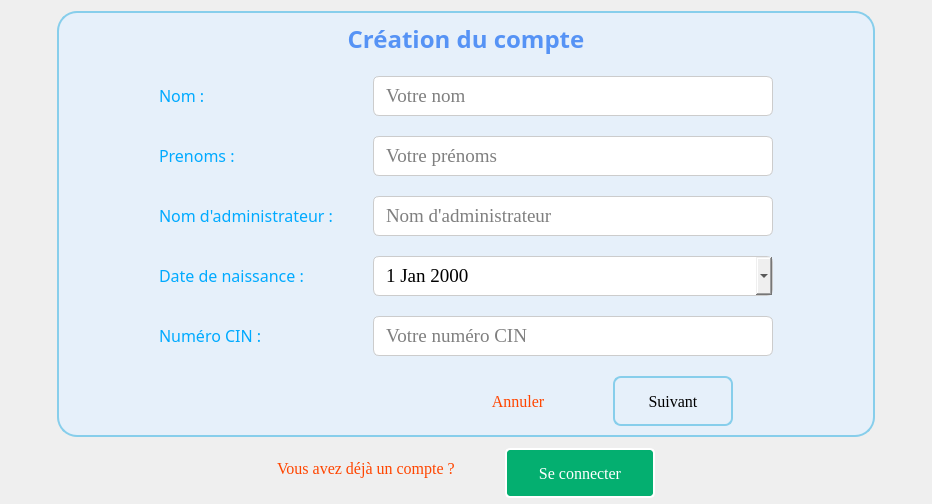
          <widget class="QWidget" name="page_2">
           <layout class="QGridLayout" name="gridLayout">
            <item row="1" column="1">
             <widget class="QFrame" name="frame_3">
              <property name="sizePolicy">
               <sizepolicy hsizetype="Expanding" vsizetype="Expanding">
                <horstretch>0</horstretch>
                <verstretch>0</verstretch>
               </sizepolicy>
              </property>
              <property name="styleSheet">
               <string notr="true">QFrame {
border : 2px solid skyblue;
background-color : #E6F0FA;
border-radius : 20px;
padding-left : 50px;
padding-right : 50px;
}</string>
              </property>
              <property name="frameShape">
               <enum>QFrame::Shape::StyledPanel</enum>
              </property>
              <property name="frameShadow">
               <enum>QFrame::Shadow::Raised</enum>
              </property>
              <layout class="QGridLayout" name="gridLayout_6">
               <property name="leftMargin">
                <number>50</number>
               </property>
               <property name="rightMargin">
                <number>50</number>
               </property>
               <property name="spacing">
                <number>20</number>
               </property>
               <item row="2" column="2">
                <widget class="QLineEdit" name="creerPrenoms">
                 <property name="sizePolicy">
                  <sizepolicy hsizetype="Expanding" vsizetype="Expanding">
                   <horstretch>0</horstretch>
                   <verstretch>0</verstretch>
                  </sizepolicy>
                 </property>
                 <property name="minimumSize">
                  <size>
                   <width>400</width>
                   <height>40</height>
                  </size>
                 </property>
                 <property name="maximumSize">
                  <size>
                   <width>16777215</width>
                   <height>40</height>
                  </size>
                 </property>
                 <property name="font">
                  <font>
                   <family>Times New Roman</family>
                   <pointsize>14</pointsize>
                  </font>
                 </property>
                 <property name="styleSheet">
                  <string notr="true">QLineEdit {
  border: 1px solid #ccc;
  border-radius: 6px;
padding-left : 10px;
}
QLineEdit:focus {
background-color : white;
border : 1px solid #a5a5a5;
}</string>
                 </property>
                 <property name="maxLength">
                  <number>20</number>
                 </property>
                 <property name="echoMode">
                  <enum>QLineEdit::EchoMode::Normal</enum>
                 </property>
                 <property name="placeholderText">
                  <string>Votre prénoms</string>
                 </property>
                </widget>
               </item>
               <item row="5" column="2">
                <widget class="QLineEdit" name="creerCin">
                 <property name="sizePolicy">
                  <sizepolicy hsizetype="Expanding" vsizetype="Expanding">
                   <horstretch>0</horstretch>
                   <verstretch>0</verstretch>
                  </sizepolicy>
                 </property>
                 <property name="minimumSize">
                  <size>
                   <width>400</width>
                   <height>40</height>
                  </size>
                 </property>
                 <property name="maximumSize">
                  <size>
                   <width>16777215</width>
                   <height>40</height>
                  </size>
                 </property>
                 <property name="font">
                  <font>
                   <family>Times New Roman</family>
                   <pointsize>14</pointsize>
                  </font>
                 </property>
                 <property name="styleSheet">
                  <string notr="true">QLineEdit {
  border: 1px solid #ccc;
  border-radius: 6px;
padding-left : 10px;
}
QLineEdit:focus {
background-color : white;
border : 1px solid #a5a5a5;
}</string>
                 </property>
                 <property name="maxLength">
                  <number>12</number>
                 </property>
                 <property name="echoMode">
                  <enum>QLineEdit::EchoMode::Normal</enum>
                 </property>
                 <property name="placeholderText">
                  <string>Votre numéro CIN</string>
                 </property>
                </widget>
               </item>
               <item row="5" column="0">
                <widget class="QLabel" name="label_13">
                 <property name="sizePolicy">
                  <sizepolicy hsizetype="Fixed" vsizetype="Fixed">
                   <horstretch>0</horstretch>
                   <verstretch>0</verstretch>
                  </sizepolicy>
                 </property>
                 <property name="font">
                  <font>
                   <family>Calisto MT</family>
                   <pointsize>12</pointsize>
                  </font>
                 </property>
                 <property name="styleSheet">
                  <string notr="true">border : none;
color : #00aaff;
padding : 0px;</string>
                 </property>
                 <property name="text">
                  <string>Numéro CIN :</string>
                 </property>
                </widget>
               </item>
               <item row="3" column="2">
                <widget class="QLineEdit" name="creerUtilisateur">
                 <property name="sizePolicy">
                  <sizepolicy hsizetype="Expanding" vsizetype="Expanding">
                   <horstretch>0</horstretch>
                   <verstretch>0</verstretch>
                  </sizepolicy>
                 </property>
                 <property name="minimumSize">
                  <size>
                   <width>400</width>
                   <height>40</height>
                  </size>
                 </property>
                 <property name="maximumSize">
                  <size>
                   <width>16777215</width>
                   <height>40</height>
                  </size>
                 </property>
                 <property name="font">
                  <font>
                   <family>Times New Roman</family>
                   <pointsize>14</pointsize>
                  </font>
                 </property>
                 <property name="styleSheet">
                  <string notr="true">QLineEdit {
  border: 1px solid #ccc;
  border-radius: 6px;
padding-left : 10px;
}
QLineEdit:focus {
background-color : white;
border : 1px solid #a5a5a5;
}</string>
                 </property>
                 <property name="maxLength">
                  <number>20</number>
                 </property>
                 <property name="placeholderText">
                  <string>Nom d'administrateur</string>
                 </property>
                </widget>
               </item>
               <item row="6" column="0" colspan="3">
                <layout class="QHBoxLayout" name="horizontalLayout_11">
                 <property name="spacing">
                  <number>20</number>
                 </property>
                 <property name="leftMargin">
                  <number>0</number>
                 </property>
                 <property name="topMargin">
                  <number>0</number>
                 </property>
                 <property name="rightMargin">
                  <number>0</number>
                 </property>
                 <property name="bottomMargin">
                  <number>0</number>
                 </property>
                 <item>
                  <spacer name="horizontalSpacer_9">
                   <property name="orientation">
                    <enum>Qt::Orientation::Horizontal</enum>
                   </property>
                   <property name="sizeHint" stdset="0">
                    <size>
                     <width>40</width>
                     <height>0</height>
                    </size>
                   </property>
                  </spacer>
                 </item>
                 <item>
                  <widget class="QPushButton" name="btnAnnuler1">
                   <property name="sizePolicy">
                    <sizepolicy hsizetype="Fixed" vsizetype="Fixed">
                     <horstretch>0</horstretch>
                     <verstretch>0</verstretch>
                    </sizepolicy>
                   </property>
                   <property name="minimumSize">
                    <size>
                     <width>150</width>
                     <height>50</height>
                    </size>
                   </property>
                   <property name="maximumSize">
                    <size>
                     <width>150</width>
                     <height>60</height>
                    </size>
                   </property>
                   <property name="font">
                    <font>
                     <family>Georgia</family>
                     <pointsize>12</pointsize>
                    </font>
                   </property>
                   <property name="styleSheet">
                    <string notr="true">QPushButton {
border : none;
color : orangered;
background-color : #E6F0FA;
}
QPushButton:hover {
text-decoration : underline;
}</string>
                   </property>
                   <property name="text">
                    <string>Annuler</string>
                   </property>
                   <property name="iconSize">
                    <size>
                     <width>20</width>
                     <height>20</height>
                    </size>
                   </property>
                  </widget>
                 </item>
                 <item>
                  <widget class="QPushButton" name="btnSuivant1">
                   <property name="enabled">
                    <bool>true</bool>
                   </property>
                   <property name="sizePolicy">
                    <sizepolicy hsizetype="Fixed" vsizetype="Fixed">
                     <horstretch>0</horstretch>
                     <verstretch>0</verstretch>
                    </sizepolicy>
                   </property>
                   <property name="minimumSize">
                    <size>
                     <width>120</width>
                     <height>50</height>
                    </size>
                   </property>
                   <property name="maximumSize">
                    <size>
                     <width>150</width>
                     <height>50</height>
                    </size>
                   </property>
                   <property name="font">
                    <font>
                     <family>Georgia</family>
                     <pointsize>12</pointsize>
                    </font>
                   </property>
                   <property name="styleSheet">
                    <string notr="true">QPushButton {
    background: qlineargradient(x1:0, y1:0, x2:0, y2:1,
                                stop:0 #00aaff, stop:1 #f0f0f0);
    border: 2px solid skyblue;
    border-radius: 8px;
    padding: 5px;
    color: black;
}

QPushButton:hover {
    background: qlineargradient(x1:0, y1:0, x2:0, y2:1,
                                stop:0 #f0f0f0, stop:1 #00aaff);
    border: 2px solid skyblue;
}

QPushButton:pressed {
    background: qlineargradient(x1:0, y1:0, x2:0, y2:1,
                                stop:0 #f0f0f0, stop:1 #0080ff);
    border: 2px solid teal;
}</string>
                   </property>
                   <property name="text">
                    <string>Suivant</string>
                   </property>
                   <property name="icon">
                    <iconset resource="ressources/icons.qrc">
                     <normaloff>:/icons/suivant.png</normaloff>:/icons/suivant.png</iconset>
                   </property>
                   <property name="iconSize">
                    <size>
                     <width>20</width>
                     <height>20</height>
                    </size>
                   </property>
                  </widget>
                 </item>
                 <item>
                  <spacer name="horizontalSpacer_21">
                   <property name="orientation">
                    <enum>Qt::Orientation::Horizontal</enum>
                   </property>
                   <property name="sizeType">
                    <enum>QSizePolicy::Policy::Fixed</enum>
                   </property>
                   <property name="sizeHint" stdset="0">
                    <size>
                     <width>40</width>
                     <height>20</height>
                    </size>
                   </property>
                  </spacer>
                 </item>
                </layout>
               </item>
               <item row="3" column="0">
                <widget class="QLabel" name="label_11">
                 <property name="sizePolicy">
                  <sizepolicy hsizetype="Fixed" vsizetype="Fixed">
                   <horstretch>0</horstretch>
                   <verstretch>0</verstretch>
                  </sizepolicy>
                 </property>
                 <property name="font">
                  <font>
                   <family>Calisto MT</family>
                   <pointsize>12</pointsize>
                  </font>
                 </property>
                 <property name="styleSheet">
                  <string notr="true">border : none;
color : #00aaff;
padding : 0px;</string>
                 </property>
                 <property name="text">
                  <string>Nom d'administrateur :</string>
                 </property>
                </widget>
               </item>
               <item row="2" column="0">
                <widget class="QLabel" name="label_6">
                 <property name="sizePolicy">
                  <sizepolicy hsizetype="Fixed" vsizetype="Fixed">
                   <horstretch>0</horstretch>
                   <verstretch>0</verstretch>
                  </sizepolicy>
                 </property>
                 <property name="font">
                  <font>
                   <family>Calisto MT</family>
                   <pointsize>12</pointsize>
                  </font>
                 </property>
                 <property name="styleSheet">
                  <string notr="true">border : none;
color : #00aaff;
padding : 0px;</string>
                 </property>
                 <property name="text">
                  <string>Prenoms :</string>
                 </property>
                </widget>
               </item>
               <item row="4" column="0">
                <widget class="QLabel" name="label_12">
                 <property name="sizePolicy">
                  <sizepolicy hsizetype="Fixed" vsizetype="Fixed">
                   <horstretch>0</horstretch>
                   <verstretch>0</verstretch>
                  </sizepolicy>
                 </property>
                 <property name="font">
                  <font>
                   <family>Calisto MT</family>
                   <pointsize>12</pointsize>
                  </font>
                 </property>
                 <property name="styleSheet">
                  <string notr="true">border : none;
color : #00aaff;
padding : 0px;</string>
                 </property>
                 <property name="text">
                  <string>Date de naissance :</string>
                 </property>
                </widget>
               </item>
               <item row="1" column="0">
                <widget class="QLabel" name="label_5">
                 <property name="sizePolicy">
                  <sizepolicy hsizetype="Fixed" vsizetype="Fixed">
                   <horstretch>0</horstretch>
                   <verstretch>0</verstretch>
                  </sizepolicy>
                 </property>
                 <property name="font">
                  <font>
                   <family>Calisto MT</family>
                   <pointsize>12</pointsize>
                  </font>
                 </property>
                 <property name="styleSheet">
                  <string notr="true">border : none;
color : #00aaff;
padding : 0px;</string>
                 </property>
                 <property name="text">
                  <string>Nom :</string>
                 </property>
                </widget>
               </item>
               <item row="1" column="2">
                <widget class="QLineEdit" name="creerNom">
                 <property name="sizePolicy">
                  <sizepolicy hsizetype="Expanding" vsizetype="Expanding">
                   <horstretch>0</horstretch>
                   <verstretch>0</verstretch>
                  </sizepolicy>
                 </property>
                 <property name="minimumSize">
                  <size>
                   <width>400</width>
                   <height>40</height>
                  </size>
                 </property>
                 <property name="maximumSize">
                  <size>
                   <width>16777215</width>
                   <height>40</height>
                  </size>
                 </property>
                 <property name="font">
                  <font>
                   <family>Times New Roman</family>
                   <pointsize>14</pointsize>
                  </font>
                 </property>
                 <property name="styleSheet">
                  <string notr="true">QLineEdit {
  border: 1px solid #ccc;
  border-radius: 6px;
padding-left : 10px;
}
QLineEdit:focus {
background-color : white;
border : 1px solid #a5a5a5;
}</string>
                 </property>
                 <property name="maxLength">
                  <number>20</number>
                 </property>
                 <property name="placeholderText">
                  <string>Votre nom</string>
                 </property>
                </widget>
               </item>
               <item row="4" column="2">
                <widget class="QDateEdit" name="creerNaissance">
                 <property name="sizePolicy">
                  <sizepolicy hsizetype="Expanding" vsizetype="Expanding">
                   <horstretch>0</horstretch>
                   <verstretch>0</verstretch>
                  </sizepolicy>
                 </property>
                 <property name="minimumSize">
                  <size>
                   <width>400</width>
                   <height>40</height>
                  </size>
                 </property>
                 <property name="maximumSize">
                  <size>
                   <width>16777215</width>
                   <height>40</height>
                  </size>
                 </property>
                 <property name="font">
                  <font>
                   <family>Times New Roman</family>
                   <pointsize>14</pointsize>
                  </font>
                 </property>
                 <property name="styleSheet">
                  <string notr="true">QDateEdit {
  border: 1px solid #ccc;
  border-radius: 6px;
padding-left : 10px;
}
QDateEdit:focus {
background-color : white;
border : 1px solid #a5a5a5;
}</string>
                 </property>
                 <property name="calendarPopup">
                  <bool>true</bool>
                 </property>
                </widget>
               </item>
               <item row="0" column="0" colspan="3">
                <widget class="QLabel" name="label_161">
                 <property name="sizePolicy">
                  <sizepolicy hsizetype="Preferred" vsizetype="Fixed">
                   <horstretch>0</horstretch>
                   <verstretch>0</verstretch>
                  </sizepolicy>
                 </property>
                 <property name="font">
                  <font>
                   <family>Calisto MT</family>
                   <pointsize>18</pointsize>
                   <bold>true</bold>
                  </font>
                 </property>
                 <property name="styleSheet">
                  <string notr="true">border : none;
color : #5693f5;</string>
                 </property>
                 <property name="text">
                  <string>Création du compte</string>
                 </property>
                 <property name="textFormat">
                  <enum>Qt::TextFormat::AutoText</enum>
                 </property>
                 <property name="alignment">
                  <set>Qt::AlignmentFlag::AlignCenter</set>
                 </property>
                 <property name="margin">
                  <number>10</number>
                 </property>
                </widget>
               </item>
              </layout>
             </widget>
            </item>
            <item row="1" column="0">
             <spacer name="horizontalSpacer_10">
              <property name="orientation">
               <enum>Qt::Orientation::Horizontal</enum>
              </property>
              <property name="sizeHint" stdset="0">
               <size>
                <width>40</width>
                <height>20</height>
               </size>
              </property>
             </spacer>
            </item>
            <item row="1" column="2">
             <spacer name="horizontalSpacer_14">
              <property name="orientation">
               <enum>Qt::Orientation::Horizontal</enum>
              </property>
              <property name="sizeHint" stdset="0">
               <size>
                <width>40</width>
                <height>20</height>
               </size>
              </property>
             </spacer>
            </item>
            <item row="2" column="0" colspan="3">
             <layout class="QHBoxLayout" name="horizontalLayout_12">
              <property name="spacing">
               <number>50</number>
              </property>
              <property name="leftMargin">
               <number>50</number>
              </property>
              <property name="topMargin">
               <number>0</number>
              </property>
              <property name="rightMargin">
               <number>50</number>
              </property>
              <property name="bottomMargin">
               <number>0</number>
              </property>
              <item>
               <spacer name="horizontalSpacer">
                <property name="orientation">
                 <enum>Qt::Orientation::Horizontal</enum>
                </property>
                <property name="sizeHint" stdset="0">
                 <size>
                  <width>40</width>
                  <height>20</height>
                 </size>
                </property>
               </spacer>
              </item>
              <item>
               <widget class="QLabel" name="label_7">
                <property name="font">
                 <font>
                  <family>Georgia</family>
                  <pointsize>12</pointsize>
                 </font>
                </property>
                <property name="styleSheet">
                 <string notr="true">color : orangered;</string>
                </property>
                <property name="text">
                 <string>Vous avez déjà un compte ?</string>
                </property>
               </widget>
              </item>
              <item>
               <widget class="QPushButton" name="btnSeConnecter2">
                <property name="enabled">
                 <bool>true</bool>
                </property>
                <property name="sizePolicy">
                 <sizepolicy hsizetype="Fixed" vsizetype="Fixed">
                  <horstretch>0</horstretch>
                  <verstretch>0</verstretch>
                 </sizepolicy>
                </property>
                <property name="minimumSize">
                 <size>
                  <width>150</width>
                  <height>50</height>
                 </size>
                </property>
                <property name="maximumSize">
                 <size>
                  <width>16777215</width>
                  <height>40</height>
                 </size>
                </property>
                <property name="font">
                 <font>
                  <family>Georgia</family>
                  <pointsize>12</pointsize>
                 </font>
                </property>
                <property name="styleSheet">
                 <string notr="true">QPushButton {
    background: #04af70;
    border: 2px solid white;
    border-radius: 5px;
    padding: 10px;
    color: white;
}

QPushButton:hover {
    background: #039660;
}

QPushButton:pressed {
    background: #037d50;
} </string>
                </property>
                <property name="text">
                 <string>Se connecter</string>
                </property>
                <property name="iconSize">
                 <size>
                  <width>20</width>
                  <height>20</height>
                 </size>
                </property>
               </widget>
              </item>
              <item>
               <spacer name="horizontalSpacer_25">
                <property name="orientation">
                 <enum>Qt::Orientation::Horizontal</enum>
                </property>
                <property name="sizeHint" stdset="0">
                 <size>
                  <width>40</width>
                  <height>20</height>
                 </size>
                </property>
               </spacer>
              </item>
             </layout>
            </item>
           </layout>
          </widget>
